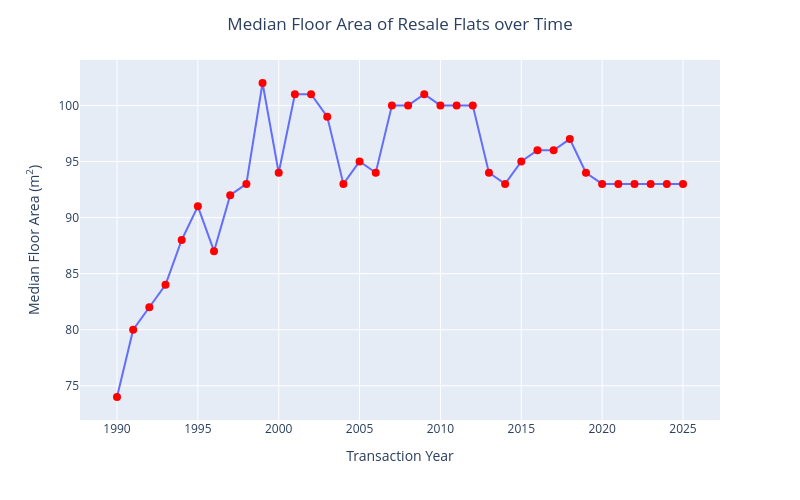

The code cell stored with this chart in its notebook:
### Code cell
# Line plot of median floor area from 1990 to 2025
fig6 = px.line(median_floorarea_year,
               x = 'transaction_year',
               y = 'floor_area_sqm',
               width = 800, 
               height = 500,
               markers = True)

fig6.update_layout(title = {'text' : 'Median Floor Area of Resale Flats over Time', 'x' : 0.5, 'xanchor' : 'center'}, 
                   xaxis_title_text = 'Transaction Year', 
                   yaxis_title_text = 'Median Floor Area (m<sup>2</sup>)',
                   showlegend = False)

fig6.update_traces(hovertemplate ='Transaction Year: %{x}<br>Median Floor Area: %{y} m<sup>2</sup><br><extra></extra>',
                   marker = dict(color =' red', size = 8))
fig6.show()

### Figure 1 — Plotly figure (JSON) as saved in the notebook; plotly's stock layout.template omitted (floating-point values rounded to 4 significant figures)
{"data": [{"hovertemplate": "Transaction Year: %{x}<br>Median Floor Area: %{y} m<sup>2</sup><br><extra></extra>", "legendgroup": "", "line": {"color": "#636efa", "dash": "solid"}, "marker": {"color": " red", "size": 8, "symbol": "circle"}, "mode": "lines+markers", "name": "", "orientation": "v", "showlegend": false, "type": "scatter", "x": [1990, 1991, 1992, 1993, 1994, 1995, 1996, 1997, 1998, 1999, 2000, 2001, 2002, 2003, 2004, 2005, 2006, 2007, 2008, 2009, 2010, 2011, 2012, 2013, 2014, 2015, 2016, 2017, 2018, 2019, 2020, 2021, 2022, 2023, 2024, 2025], "xaxis": "x", "y": [74, 80, 82, 84, 88, 91, 87, 92, 93, 102, 94, 101, 101, 99, 93, 95, 94, 100, 100, 101, 100, 100, 100, 94, 93, 95, 96, 96, 97, 94, 93, 93, 93, 93, 93, 93], "yaxis": "y"}], "layout": {"height": 500, "legend": {"tracegroupgap": 0}, "margin": {"t": 60}, "showlegend": false, "title": {"text": "Median Floor Area of Resale Flats over Time", "x": 0.5, "xanchor": "center"}, "width": 800, "xaxis": {"anchor": "y", "domain": [0, 1], "title": {"text": "Transaction Year"}}, "yaxis": {"anchor": "x", "domain": [0, 1], "title": {"text": "Median Floor Area (m<sup>2</sup>)"}}}}
